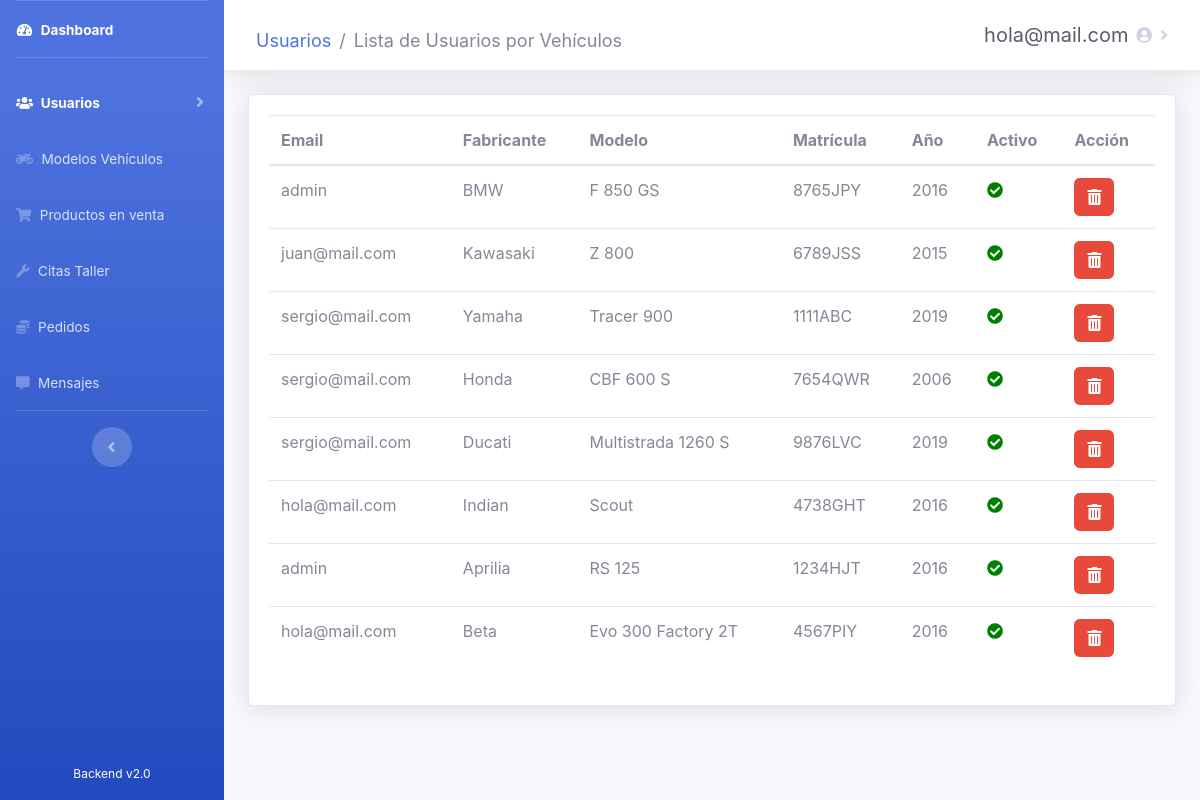
The app's page /admin/users/usuarios_vehiculos.php (signed in) with its own data.
### tables this page shows
CREATE TABLE `usuarios` (
  `id_usuario` int(10) NOT NULL,
  `email` varchar(20) NOT NULL,
  `password` varchar(60) DEFAULT NULL,
  `nombre` varchar(30) DEFAULT NULL,
  `apellidos` varchar(60) DEFAULT NULL,
  `direccion` varchar(100) DEFAULT NULL,
  `localidad` varchar(30) DEFAULT NULL,
  `provincia` int(10) DEFAULT NULL,
  `cp` int(5) DEFAULT NULL,
  `telefono` int(15) DEFAULT NULL,
  `is_admin` tinyint(1) DEFAULT 0,
  `registrado` tinyint(1) DEFAULT 1
);

CREATE TABLE `motos_usuarios` (
  `id_motosUsuarios` int(10) NOT NULL,
  `id_usuario` int(10) NOT NULL,
  `id_moto` int(10) NOT NULL,
  `matricula` varchar(10) NOT NULL,
  `year` year(4) NOT NULL,
  `is_active` tinyint(1) DEFAULT 1
);

CREATE TABLE `moto_models` (
  `id_model` int(10) NOT NULL,
  `nombre` varchar(60) NOT NULL,
  `fabricante` int(10) NOT NULL,
  `is_active` tinyint(1) DEFAULT 1
);

### admin/users/usuarios_vehiculos.php (the view, shortened to what this page needs)
<?php
require_once('../recursos/conexionBD.php');
if (!isset($_SESSION['usuario']) and $_SESSION['estado'] != 'Autenticado') {
  header('Location: ../administrar.php');
} else {
  $usuario = $_SESSION['usuario'];
}
?>
<!DOCTYPE html>
<html lang="es">
<head>
  <link rel="stylesheet" href="https://use.fontawesome.com/releases/v5.11.2/css/all.css">
  <link href="../../css/sidebar-admin.css" rel="stylesheet">
  <link rel="stylesheet" type="text/css" href="https://cdn.datatables.net/v/bs4/dt-1.10.21/b-1.6.2/r-2.2.4/datatables.min.css" />
</head>
<body id="page-top">
  <div id="wrapper">
    <ul class="navbar-nav bg-gradient-primary sidebar sidebar-dark accordion" id="accordionSidebar">
      <div class="navbar-nav" style="height: 95%">
        <li class="nav-item active">
          <a class="nav-link" href="../dashboard.php">
            <i class="fas fa-fw fa-tachometer-alt"></i>
            <span>Dashboard</span>
          </a>
        </li>
        <hr class="sidebar-divider">
        <li class="nav-item active">
          <a class="nav-link collapsed" href="#" data-toggle="collapse" data-target="#collapse3" aria-expanded="true" aria-controls="collapse3">
            <i class="fas fa-users"></i>
            <span>Usuarios</span>
          </a>
        </li>
        <li class="nav-item">
          <a class="nav-link" href="../vehicles/vehiculos.php">
            <i class="fas fa-motorcycle"></i>
            <span>Modelos Vehículos</span>
          </a>
        </li>
        <li class="nav-item">
          <a class="nav-link" href="../products/productos.php">
            <i class="fas fa-shopping-cart"></i>
            <span>Productos en venta</span>
          </a>
        </li>
        <li class="nav-item">
          <a class="nav-link" href="../tasks/citas.php">
            <i class="fas fa-wrench"></i>
            <span>Citas Taller</span>
          </a>
        </li>
        <li class="nav-item">
          <a class="nav-link" href="../sales/pedidos.php">
            <i class="fas fa-coins"></i>
            <span>Pedidos</span>
          </a>
        </li>
        <li class="nav-item">
          <a class="nav-link" href="../messages/mensajes.php">
            <i class="fas fa-comment-alt"></i>
            <span>Mensajes</span>
          </a>
        </li>
        <hr class="sidebar-divider d-none d-md-block">
        <div class="text-center d-none d-md-inline">
          <button class="rounded-circle border-0" id="sidebarToggle"></button>
        </div>
      </div>
      <div class="text-center">
        <div class="container">
          <span style="color: white; font-size: 12px">Backend v2.0</span>
        </div>
      </div>
    </ul>
    <div id="content-wrapper" class="d-flex flex-column">
      <div id="content" style="max-height: 100%">
        <nav class="navbar navbar-expand navbar-light bg-white topbar mb-4 static-top shadow">
          <nav aria-label="breadcrumb">
            <ol class="breadcrumb">
              <li class="breadcrumb-item"><a href="usuarios.php">Usuarios</a></li>
              <li class="breadcrumb-item active" aria-current="page">Lista de Usuarios por Vehículos</li>
            </ol>
          </nav>
          <ul class="navbar-nav ml-auto">
            <li class="nav-item dropdown">
              <a class="nav-link dropdown-toggle" href="#" id="userDropdown" role="button" data-toggle="dropdown" aria-haspopup="true" aria-expanded="false">
                <span class="mr-2 d-none d-lg-inline text-gray-800 medium" style="font-size: 20px"><?php print($usuario) ?></span>
                <i class="fas fa-user-circle"></i>
              </a>
            </li>
          </ul>
        </nav>
        <div class="container-fluid">
          <div class="card shadow mb-4">
            <div class="card-body">
              <div class="table-responsive">
                <table class="table" id="usuarios_vehiculos" cellspacing="0">
                  <thead>
                    <tr>
                      <th>Email</th>
                      <th>Fabricante</th>
                      <th>Modelo</th>
                      <th>Matrícula</th>
                      <th>Año</th>
                      <th>Activo</th>
                      <th>Acción</th>
                    </tr>
                  </thead>
                  <tbody>
                    <?php
                    $consulta = "SELECT `id_motosUsuarios`, `id_usuario`, `id_moto`, `matricula`, `year`, `is_active` FROM motos_usuarios";
                    $result = mysqli_query($conexion, $consulta);
                    while ($fila = mysqli_fetch_array($result)) { ?>
                      <tr>
                        <td><?php $consulta3 = "SELECT usuarios.email FROM motos_usuarios
                                                  INNER JOIN usuarios ON motos_usuarios.id_usuario = usuarios.id_usuario WHERE motos_usuarios.id_motosUsuarios = $fila[id_motosUsuarios]";
                            $result3 = mysqli_query($conexion, $consulta3);
                            while ($fila3 = mysqli_fetch_array($result3)) {
                              echo $fila3["email"];
                            }
                            ?></td>
                        <td><?php $consulta4 = "SELECT moto_models.fabricante, moto_makers.nombre FROM motos_usuarios
                                                  INNER JOIN motos ON motos_usuarios.id_moto = motos.id_moto
                                                  INNER JOIN moto_models on motos.modelo = moto_models.id_model
                                                  INNER JOIN moto_makers on moto_models.fabricante = moto_makers.id_maker
                                                  WHERE motos_usuarios.id_motosUsuarios = $fila[id_motosUsuarios]";
                            $result4 = mysqli_query($conexion, $consulta4);
                            while ($fila4 = mysqli_fetch_array($result4)) {
                              echo $fila4["nombre"];
                            }
                            ?></td>
                        <td><?php $consulta5 = "SELECT moto_models.nombre FROM motos_usuarios
                                                  INNER JOIN motos ON motos_usuarios.id_moto = motos.id_moto
                                                  INNER JOIN moto_models on motos.modelo = moto_models.id_model WHERE motos_usuarios.id_motosUsuarios = $fila[id_motosUsuarios]";
                            $result5 = mysqli_query($conexion, $consulta5);
                            while ($fila5 = mysqli_fetch_array($result5)) {
                              echo $fila5["nombre"];
                            }
                            ?></td>
                        <td><?php echo $fila["matricula"]; ?></td>
                        <td><?php echo $fila["year"]; ?></td>
                        <td><?php
                            if ($fila['is_active'] == 1) {
                              echo "<span class='fas fa-check-circle' style='color:green';></span>";
                            } else {
                              echo "<span class='fas fa-times-circle' style='color:red';></span>";
                            }
                            ?>
                        </td>
                        <td>
                          <a class="btn btn-danger noFocus" style="cursor: pointer;" onclick="borrarUsuarioVehiculo('<?php echo $fila["id_motosUsuarios"]; ?>');"><i class="fas fa-trash-alt" style="color: white"></i></a>
                        </td>
                      </tr>
                    <?php }; ?>
                  </tbody>
                </table>
              </div>
            </div>
          </div>
        </div>
      </div>
    </div>
  </div>
</body>
</html>

### records on screen
motos_usuarios: nombre "BMW", matricula "8765JPY", year "2016", is_active 1 (drawn)
usuarios: email "admin"
moto_models: nombre "F 850 GS"
motos_usuarios: nombre "Kawasaki", matricula "6789JSS", year "2015", is_active 1 (drawn)
usuarios: email "juan@mail.com"
moto_models: nombre "Z 800"
motos_usuarios: nombre "Yamaha", matricula "1111ABC", year "2019", is_active 1 (drawn)
usuarios: email "sergio@mail.com"
moto_models: nombre "Tracer 900"
motos_usuarios: nombre "Honda", matricula "7654QWR", year "2006", is_active 1 (drawn)
moto_models: nombre "CBF 600 S"
motos_usuarios: nombre "Ducati", matricula "9876LVC", year "2019", is_active 1 (drawn)
moto_models: nombre "Multistrada 1260 S"
motos_usuarios: nombre "Indian", matricula "4738GHT", year "2016", is_active 1 (drawn)
usuarios: email "hola@mail.com"
moto_models: nombre "Scout"
motos_usuarios: nombre "Aprilia", matricula "1234HJT", year "2016", is_active 1 (drawn)
moto_models: nombre "RS 125"
motos_usuarios: nombre "Beta", matricula "4567PIY", year "2016", is_active 1 (drawn)
moto_models: nombre "Evo 300 Factory 2T"

### other values on screen
$usuario "hola@mail.com"
